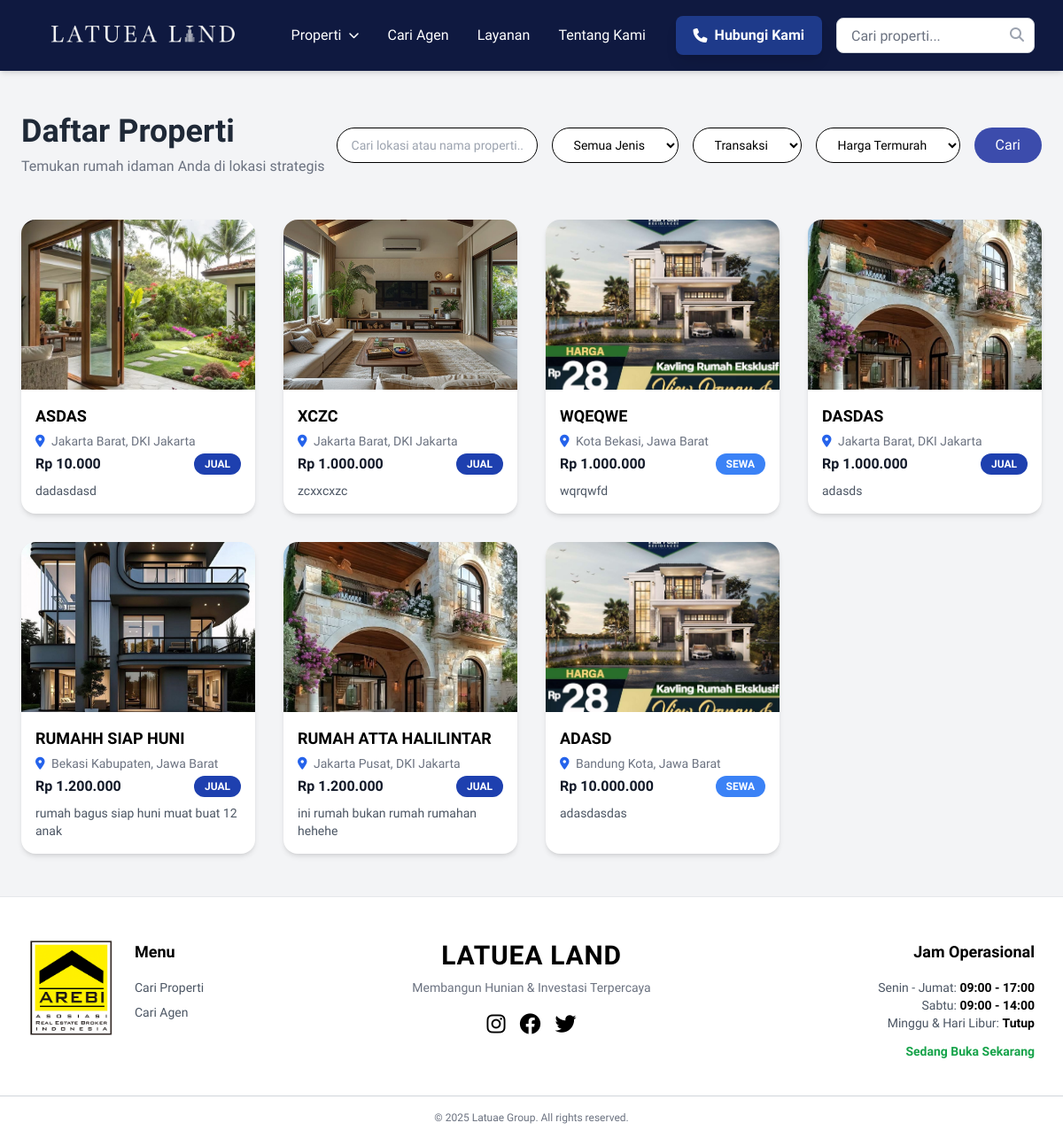
The page /pages/listproperty.php on the database as committed earlier.
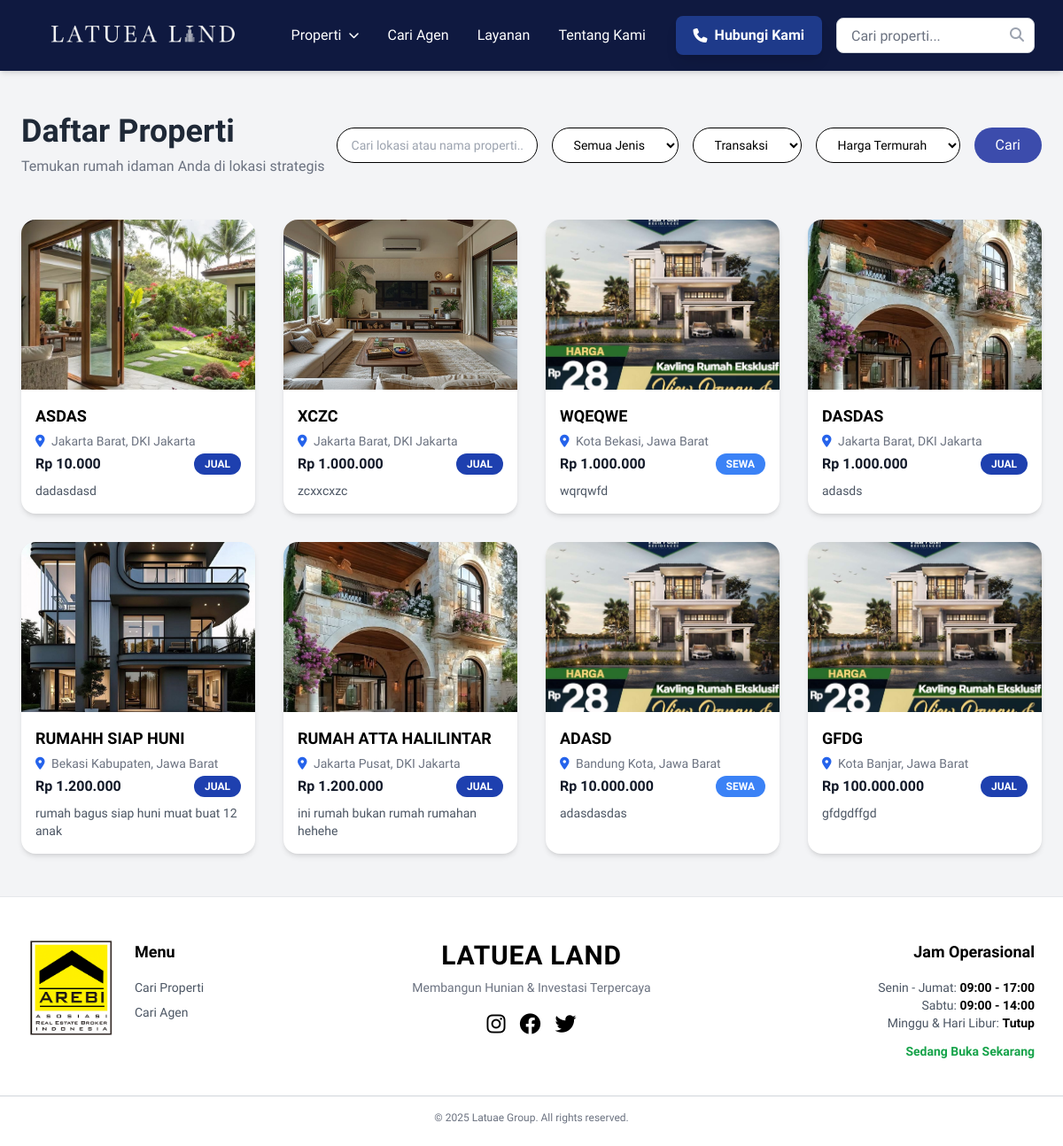
The same page on the database as committed later.
### tables this page shows
CREATE TABLE `properties` (
  `id` int(11) NOT NULL,
  `id_properti` varchar(50) DEFAULT NULL,
  `title` varchar(100) NOT NULL,
  `description` text NOT NULL,
  `price` decimal(10,2) NOT NULL,
  `province` varchar(100) DEFAULT NULL,
  `regency` varchar(100) DEFAULT NULL,
  `district_or_area` varchar(100) DEFAULT NULL,
  `image` varchar(255) DEFAULT NULL,
  `created_at` timestamp NOT NULL DEFAULT current_timestamp(),
  `property_type` enum('for_sale','for_rent') NOT NULL DEFAULT 'for_sale',
  `property_kind` varchar(50) DEFAULT NULL,
  `tipe_properti` varchar(50) DEFAULT NULL,
  `luas_tanah` varchar(50) DEFAULT NULL,
  `luas_bangunan` varchar(50) DEFAULT NULL,
  `arah_bangunan` varchar(50) DEFAULT NULL,
  `jenis_bangunan` varchar(50) DEFAULT NULL,
  `jumlah_lantai` varchar(50) DEFAULT NULL,
  `kamar_tidur` varchar(50) DEFAULT NULL,
  `kamar_pembantu` varchar(50) DEFAULT NULL,
  `kamar_mandi` varchar(50) DEFAULT NULL,
  `daya_listrik` varchar(50) DEFAULT NULL,
  `saluran_air` varchar(50) DEFAULT NULL,
  `jalur_telepon` varchar(50) DEFAULT NULL,
  `interior` varchar(50) DEFAULT NULL,
  `garasi_parkir` varchar(50) DEFAULT NULL,
  `sertifikat` varchar(50) DEFAULT NULL,
  `view_count` int(11) DEFAULT 0,
  `agent_id` int(11) DEFAULT NULL,
  `facilities` text DEFAULT NULL,
  `is_featured` tinyint(1) DEFAULT 0
);

### pages/listproperty.php (the view, shortened to what this page needs)
<?php
require_once $_SERVER['DOCUMENT_ROOT'] . '/LatuaGroup/includes/db_connect.php';
$q = $_GET['q'] ?? '';
$sort = $_GET['sort'] ?? 'cheap';
$sql = "
    SELECT
        p.id, p.title, p.price, p.province, p.regency, p.property_type, p.property_kind, p.description,
        COALESCE(
            (SELECT pi.image_path FROM property_images pi WHERE pi.property_id = p.id AND pi.is_main = 1 LIMIT 1),
            (SELECT pi2.image_path FROM property_images pi2 WHERE pi2.property_id = p.id ORDER BY pi2.id ASC LIMIT 1),
            'default.jpg'
        ) AS main_image_path
    FROM properties p
    WHERE 1
";
$params = [];
switch ($sort) {
    case 'cheap':
        $sql .= " ORDER BY p.price ASC";
        break;
}
$stmt = $pdo->prepare($sql);
$stmt->execute($params);
$properties = $stmt->fetchAll(PDO::FETCH_ASSOC);
?>
<!DOCTYPE html>
<html lang="id">
<head>
  <script src="https://cdn.tailwindcss.com"></script>
  <link rel="stylesheet" href="https://cdnjs.cloudflare.com/ajax/libs/font-awesome/6.5.0/css/all.min.css">
</head>
<body class="bg-gray-100 font-['Raleway'] text-black overflow-x-hidden">
<?php require_once $_SERVER['DOCUMENT_ROOT'] . '/LatuaGroup/includes/header.php'; ?>
<div class="max-w-7xl mx-auto px-6 py-12">
  <div class="flex flex-col md:flex-row md:items-center md:justify-between mb-12">
    <div class="text-center md:text-left mb-6 md:mb-0">
      <h1 class="text-3xl md:text-4xl font-bold text-gray-800">
        <?= !empty($q) ? "Hasil pencarian untuk '$q'" : "Daftar Properti" ?>
      </h1>
      <p class="text-gray-500 mt-2">
        <?= !empty($q) ? "Menampilkan properti sesuai pencarian Anda" : "Temukan rumah idaman Anda di lokasi strategis" ?>
      </p>
    </div>
    <div class="flex flex-wrap gap-4 justify-center md:justify-end">
      <form method="GET" action="" class="flex flex-wrap gap-4">
        <input
          type="text"
          name="q"
          value="<?= htmlspecialchars($q) ?>"
          placeholder="Cari lokasi atau nama properti..."
          class="custom-select px-4 py-2"
        />
        <select name="property" class="custom-select">
          <option value="">Semua Jenis</option>
        </select>
        <select name="type" class="custom-select">
          <option value="">Transaksi</option>
        </select>
        <select name="sort" class="custom-select">
          <option value="cheap" <?= $sort === 'cheap' ? 'selected' : '' ?>>Harga Termurah</option>
        </select>
        <button type="submit" class="bg-[#3C4CAC] text-white px-6 py-2 rounded-full hover:bg-[#2A3990] transition">
          Cari
        </button>
      </form>
    </div>
  </div>
  <div class="grid grid-cols-1 sm:grid-cols-2 md:grid-cols-3 lg:grid-cols-4 gap-8">
    <?php if (count($properties) > 0): ?>
      <?php foreach ($properties as $p): ?>
        <a href="/LatuaGroup/pages/detail_property.php?id=<?= $p['id'] ?>"
           class="bg-white rounded-2xl shadow-md overflow-hidden hover:shadow-xl transition flex flex-col">
          <img src="/LatuaGroup/uploads/properties/<?= $p['main_image_path'] ?>"
               alt="<?= htmlspecialchars($p['title']) ?>"
               class="w-full h-48 object-cover"
               onerror="this.src='/LatuaGroup/uploads/properties/default.jpg'" />
          <div class="p-4 flex flex-col flex-grow">
            <h3 class="font-bold text-lg uppercase mb-1"><?= htmlspecialchars($p['title']) ?></h3>
            <p class="text-gray-500 text-sm mb-1">
              <i class="fas fa-map-marker-alt text-blue-600 mr-1"></i>
              <?= htmlspecialchars($p['regency']) ?>, <?= htmlspecialchars($p['province']) ?>
            </p>
            <div class="flex items-center justify-between mb-2">
              <p class="text-gray-900 font-bold">
                Rp <?= number_format($p['price'], 0, ',', '.') ?>
              </p>
              <span class="px-3 py-1 text-xs font-semibold rounded-full text-white
                <?= $p['property_type'] === 'for_sale' ? 'bg-blue-800' : 'bg-blue-500' ?>">
                <?= $p['property_type'] === 'for_sale' ? 'JUAL' : 'SEWA' ?>
              </span>
            </div>
            <p class="text-gray-600 text-sm line-clamp-2">
              <?= htmlspecialchars(mb_strimwidth($p['description'], 0, 80, "...")) ?>
            </p>
          </div>
        </a>
      <?php endforeach; ?>
    <?php else: ?>
      <p class="col-span-full text-center text-gray-500">Tidak ada properti ditemukan.</p>
    <?php endif; ?>
  </div>
</div>
<?php require_once $_SERVER['DOCUMENT_ROOT'] . '/LatuaGroup/includes/footer.php'; ?>
</body>
</html>

Rows that differ between the two databases and show on the page:
added properties: title "GFDG", regency "Kota Banjar", province "Jawa Barat", price "100.000.000", property_type "JUAL", description "gfdgdffgd"
